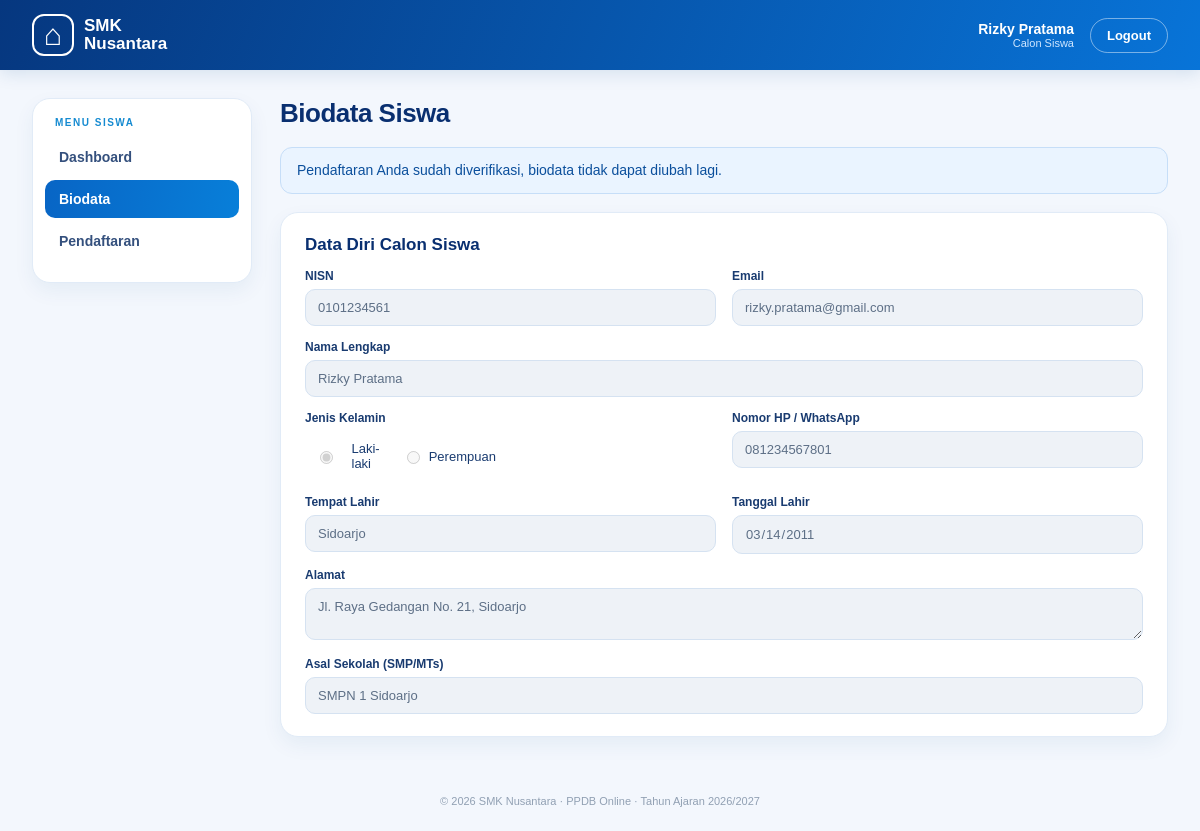
The app's page /siswa/biodata.php (signed in) with its own data.
### tables this page shows
CREATE TABLE siswa (
  id_siswa INT AUTO_INCREMENT PRIMARY KEY,
  id_user INT NOT NULL UNIQUE,
  nisn CHAR(10) NOT NULL UNIQUE,
  nama_lengkap VARCHAR(100) NOT NULL,
  jenis_kelamin ENUM('Laki-laki', 'Perempuan') NULL,
  tempat_lahir VARCHAR(50) NULL,
  tanggal_lahir DATE NULL,
  alamat VARCHAR(255) NULL,
  asal_sekolah VARCHAR(100) NULL,
  no_hp VARCHAR(20) NOT NULL,
  FOREIGN KEY (id_user) REFERENCES users(id_user) ON DELETE CASCADE
);

CREATE TABLE users (
  id_user INT AUTO_INCREMENT PRIMARY KEY,
  nama VARCHAR(100) NOT NULL,
  email VARCHAR(100) NOT NULL UNIQUE,
  password VARCHAR(255) NOT NULL,
  role ENUM('admin', 'siswa') NOT NULL DEFAULT 'siswa'
);

CREATE TABLE pendaftaran (
  id_pendaftaran INT AUTO_INCREMENT PRIMARY KEY,
  id_siswa INT NOT NULL,
  id_jurusan INT NOT NULL,
  tahun_ajaran VARCHAR(9) NOT NULL,
  tanggal_daftar DATETIME NOT NULL,
  status ENUM('Menunggu', 'Diverifikasi', 'Ditolak') NOT NULL DEFAULT 'Menunggu',
  UNIQUE (id_siswa, tahun_ajaran),
  FOREIGN KEY (id_siswa) REFERENCES siswa(id_siswa) ON DELETE CASCADE,
  FOREIGN KEY (id_jurusan) REFERENCES jurusan(id_jurusan) ON DELETE RESTRICT
);

### includes/fungsi.php (called while the page is built, shortened)
<?php
function e($teks)
{
    return htmlspecialchars((string) $teks, ENT_QUOTES, 'UTF-8');
}
function ambil_siswa($pdo, $id_user)
{
    $stmt = $pdo->prepare("SELECT s.*, u.email FROM siswa s JOIN users u ON u.id_user = s.id_user WHERE s.id_user = ?");
    $stmt->execute([$id_user]);
    return $stmt->fetch();
}
function ambil_pendaftaran($pdo, $id_siswa)
{
    $stmt = $pdo->prepare("SELECT p.*, j.kode_jurusan, j.nama_jurusan FROM pendaftaran p
        JOIN jurusan j ON j.id_jurusan = p.id_jurusan
        WHERE p.id_siswa = ? AND p.tahun_ajaran = ?");
    $stmt->execute([$id_siswa, TAHUN_AJARAN]);
    return $stmt->fetch();
}
function boleh_diubah($pendaftaran)
{
    return !$pendaftaran || $pendaftaran['status'] !== 'Diverifikasi';
}

### includes/form-biodata.php (the view)
<?php
$dis = $kunci_form ? 'disabled' : '';
?>
<div class="form-grid">
  <div class="field">
    <label for="nisn">NISN</label>
    <input id="nisn" name="nisn" type="text" maxlength="10" value="<?= e($b['nisn']) ?>" <?= $dis ?> required>
  </div>
  <div class="field">
    <label for="email">Email</label>
    <input id="email" type="email" value="<?= e($b['email']) ?>" disabled>
  </div>
  <div class="field full">
    <label for="nama_lengkap">Nama Lengkap</label>
    <input id="nama_lengkap" name="nama_lengkap" type="text" value="<?= e($b['nama_lengkap']) ?>" <?= $dis ?> required>
  </div>
  <div class="field">
    <label>Jenis Kelamin</label>
    <div class="radio-row">
      <label><input type="radio" name="jenis_kelamin" value="Laki-laki" <?= $b['jenis_kelamin'] === 'Laki-laki' ? 'checked' : '' ?> <?= $dis ?>> Laki-laki</label>
      <label><input type="radio" name="jenis_kelamin" value="Perempuan" <?= $b['jenis_kelamin'] === 'Perempuan' ? 'checked' : '' ?> <?= $dis ?>> Perempuan</label>
    </div>
  </div>
  <div class="field">
    <label for="no_hp">Nomor HP / WhatsApp</label>
    <input id="no_hp" name="no_hp" type="tel" value="<?= e($b['no_hp']) ?>" <?= $dis ?> required>
  </div>
  <div class="field">
    <label for="tempat_lahir">Tempat Lahir</label>
    <input id="tempat_lahir" name="tempat_lahir" type="text" value="<?= e($b['tempat_lahir']) ?>" <?= $dis ?> required>
  </div>
  <div class="field">
    <label for="tanggal_lahir">Tanggal Lahir</label>
    <input id="tanggal_lahir" name="tanggal_lahir" type="date" value="<?= e($b['tanggal_lahir']) ?>" <?= $dis ?> required>
  </div>
  <div class="field full">
    <label for="alamat">Alamat</label>
    <textarea id="alamat" name="alamat" rows="2" <?= $dis ?> required><?= e($b['alamat']) ?></textarea>
  </div>
  <div class="field full">
    <label for="asal_sekolah">Asal Sekolah (SMP/MTs)</label>
    <input id="asal_sekolah" name="asal_sekolah" type="text" value="<?= e($b['asal_sekolah']) ?>" <?= $dis ?> required>
  </div>
</div>

### assets/css/dashboard.css (style rules this page uses)
* { box-sizing: border-box; }
body { margin: 0; background: #f3f7fd; color: #102d65; font-family: Arial, Helvetica, sans-serif; font-size: 14px; }
.form-grid { display: grid; grid-template-columns: 1fr 1fr; gap: 14px 16px; }
.field.full { grid-column: 1 / -1; }
.field label { display: block; font-size: 12px; font-weight: 800; color: #193b70; margin-bottom: 6px; }
.field input, .field select, .field textarea { width: 100%; padding: 10px 12px; border: 1px solid #d5e2f1; border-radius: 10px; background: #f9fbfe; color: #153568; font: 13px Arial, sans-serif; }
.field input:disabled, .field textarea:disabled { background: #eef2f7; color: #5d6f86; }
.radio-row { display: flex; gap: 22px; padding: 10px 0; }
.radio-row label { display: flex; align-items: center; gap: 6px; font-weight: 400; font-size: 13px; margin: 0; }

### records on screen
siswa: nisn "0101234561", id_user.email "rizky.pratama@gmail.com", nama_lengkap "Rizky Pratama", jenis_kelamin "☑ Laki-laki", jenis_kelamin "☐ Perempuan", no_hp "081234567801", tempat_lahir "Sidoarjo", tanggal_lahir "03/14/2011", asal_sekolah "SMPN 1 Sidoarjo"
pendaftaran: alamat "Jl. Raya Gedangan No. 21, Sidoarjo"

### other values on screen
$_SESSION['nama'] "Rizky Pratama"
$item[1] "Dashboard"
$item[1] "Biodata"
$item[1] "Pendaftaran"
$judul "Biodata Siswa"
TAHUN_AJARAN "2026/2027"
